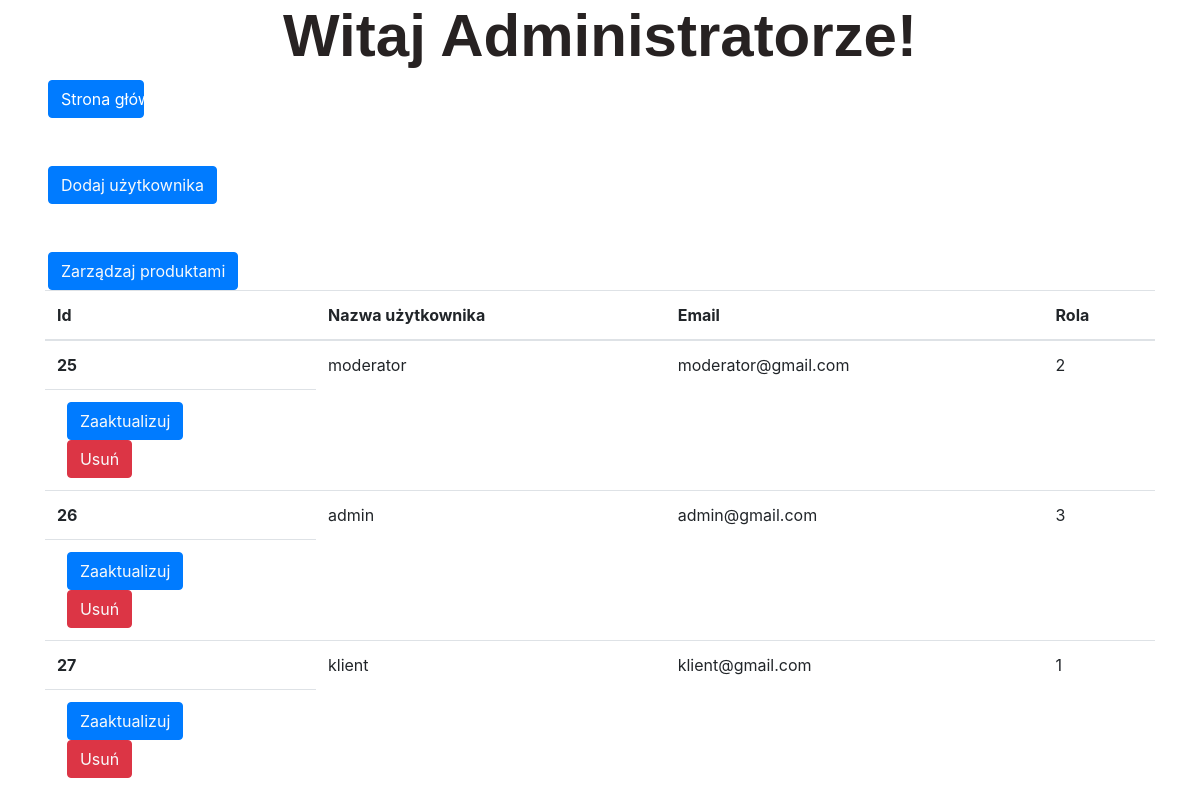
The page /admin/include/users.crud.php on the database as committed earlier.
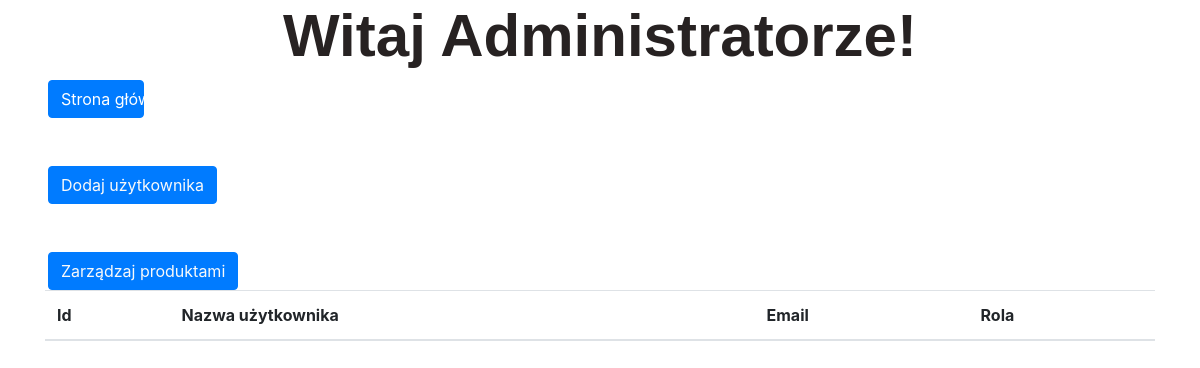
The same page on the database as committed later.
### tables this page shows
CREATE TABLE `users` (
  `idUsers` int(20) NOT NULL,
  `username` varchar(20) NOT NULL,
  `email` varchar(30) NOT NULL,
  `pass` varchar(100) NOT NULL,
  `id_role` varchar(4) NOT NULL DEFAULT '1'
);

### admin/include/users.crud.php (the view, shortened to what this page needs)
<!DOCTYPE html>
<html lang="en">
<head>
    <link rel="stylesheet" href="https://cdn.jsdelivr.net/npm/bootstrap@4.0.0/dist/css/bootstrap.min.css">
    <link rel="stylesheet" href="styles.crud.css">
</head>
<body>
<h1>Witaj Administratorze!</h1>
<a class="btn btn-primary" href="../../index.php">Strona główna</a><br>
<br><button class="btn btn-primary"><a class="text-light" href="../users.add.php">Dodaj użytkownika</a></button><br>
<br><button class="btn btn-primary"><a class="text-light" href="../../produkty/dodawanieiusuwanie.php">Zarządzaj produktami</a></button>
<div class="container">
    <table class="table">
        <thead>
        <tr>
            <th scope="col">Id</th>
            <th scope="col">Nazwa użytkownika</th>
            <th scope="col">Email</th>
            <th scope="col">Rola</th>
        </tr>
        </thead>
        <tbody>
        <?php
        require_once('database.php');
        $sql = "SELECT * FROM users";
        $result = mysqli_query($servername, $sql);
        while ($row = mysqli_fetch_assoc($result)) {
            $idUsers = $row['idUsers'];
            $username = $row['username'];
            $email = $row['email'];
            $rola = $row['id_role'];
            echo '<tr>
                        <th scope="row">' . $idUsers . '</th>
                        <td>' . $username . '</td>
                        <td>' . $email . '</td>
                        <td>' . $rola . '</td>
                            </tr>
                        <td>
                            <button class="btn btn-primary"><a class="text-light" href="../users.update.php?updateid=' . $idUsers . '">Zaaktualizuj</a></button>
                            <button class="btn btn-danger"><a class="text-light" href="../users.delete.php?deleteid=' . $idUsers . '">Usuń</a></button>
                        </td>';
        }
        ?>
        </tbody>
    </table>
</div>
</body>
</html>

Rows that differ between the two databases and show on the page:
removed users: idUsers "25", username "moderator", email "moderator@gmail.com", id_role "2"
removed users: idUsers "26", username "admin", email "admin@gmail.com", id_role "3"
removed users: idUsers "27", username "klient", email "klient@gmail.com", id_role "1"
